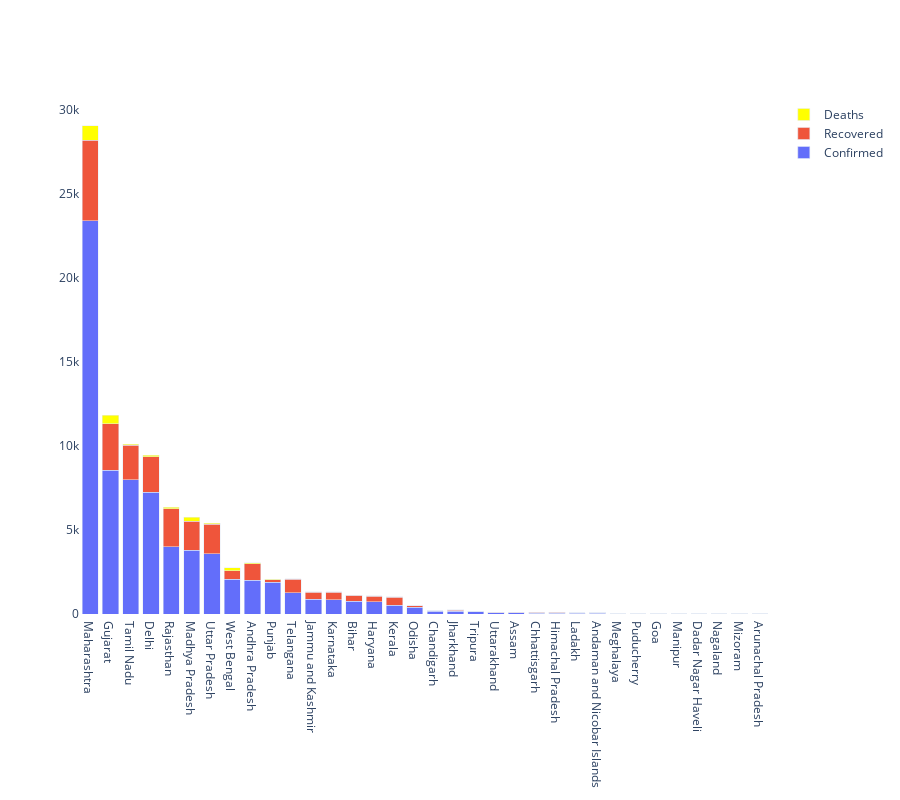

Write notebook code for a chart like this one.
### Code cell
statewise_cases = statewise_cases.sort_values(by='Confirmed',ascending=False)

fig = go.Figure( data = [ go.Bar( x= statewise_cases['State'] , y=statewise_cases['Confirmed'] , orientation='v',name='Confirmed' ), 
                 #go.Bar( y= statewise_cases['State'] , x=statewise_cases['Active'] , orientation='h',name='Active' ),
                 go.Bar( x= statewise_cases['State'] , y=statewise_cases['Recovered'] , orientation='v',name='Recovered' ),
                 go.Bar( x= statewise_cases['State'] , y=statewise_cases['Deaths'] , orientation='v',name='Deaths', marker={'color':'yellow'} ) ]         
               )

fig.update_layout(barmode='stack',width=900,height=800)
fig.update_traces(textposition='inside')
fig.update_layout(plot_bgcolor='rgb(255,255,255)')
fig.show()

### Figure 1 — Plotly figure (JSON) as saved in the notebook; plotly's stock layout.template omitted (floating-point values rounded to 4 significant figures)
{"data": [{"name": "Confirmed", "orientation": "v", "textposition": "inside", "type": "bar", "x": ["Maharashtra", "Gujarat", "Tamil Nadu", "Delhi", "Rajasthan", "Madhya Pradesh", "Uttar Pradesh", "West Bengal", "Andhra Pradesh", "Punjab", "Telangana", "Jammu and Kashmir", "Karnataka", "Bihar", "Haryana", "Kerala", "Odisha", "Chandigarh", "Jharkhand", "Tripura", "Uttarakhand", "Assam", "Chhattisgarh", "Himachal Pradesh", "Ladakh", "Andaman and Nicobar Islands", "Meghalaya", "Puducherry", "Goa", "Manipur", "Dadar Nagar Haveli", "Nagaland", "Mizoram", "Arunachal Pradesh"], "y": [23401, 8541, 8002, 7233, 3988, 3785, 3573, 2063, 2018, 1877, 1275, 879, 862, 747, 730, 519, 414, 174, 160, 152, 68, 65, 59, 59, 42, 33, 13, 12, 7, 2, 1, 1, 1, 1]}, {"name": "Recovered", "orientation": "v", "textposition": "inside", "type": "bar", "x": ["Maharashtra", "Gujarat", "Tamil Nadu", "Delhi", "Rajasthan", "Madhya Pradesh", "Uttar Pradesh", "West Bengal", "Andhra Pradesh", "Punjab", "Telangana", "Jammu and Kashmir", "Karnataka", "Bihar", "Haryana", "Kerala", "Odisha", "Chandigarh", "Jharkhand", "Tripura", "Uttarakhand", "Assam", "Chhattisgarh", "Himachal Pradesh", "Ladakh", "Andaman and Nicobar Islands", "Meghalaya", "Puducherry", "Goa", "Manipur", "Dadar Nagar Haveli", "Nagaland", "Mizoram", "Arunachal Pradesh"], "y": [4786, 2780, 2051, 2129, 2264, 1747, 1758, 499, 975, 168, 800, 427, 426, 377, 337, 489, 85, 24, 78, 2, 46, 34, 53, 39, 21, 33, 10, 6, 7, 2, 0, 0, 1, 1]}, {"marker": {"color": "yellow"}, "name": "Deaths", "orientation": "v", "textposition": "inside", "type": "bar", "x": ["Maharashtra", "Gujarat", "Tamil Nadu", "Delhi", "Rajasthan", "Madhya Pradesh", "Uttar Pradesh", "West Bengal", "Andhra Pradesh", "Punjab", "Telangana", "Jammu and Kashmir", "Karnataka", "Bihar", "Haryana", "Kerala", "Odisha", "Chandigarh", "Jharkhand", "Tripura", "Uttarakhand", "Assam", "Chhattisgarh", "Himachal Pradesh", "Ladakh", "Andaman and Nicobar Islands", "Meghalaya", "Puducherry", "Goa", "Manipur", "Dadar Nagar Haveli", "Nagaland", "Mizoram", "Arunachal Pradesh"], "y": [868, 513, 53, 73, 113, 221, 80, 190, 45, 31, 30, 10, 31, 6, 11, 4, 3, 2, 3, 0, 1, 2, 0, 2, 0, 0, 1, 0, 0, 0, 0, 0, 0, 0]}], "layout": {"barmode": "stack", "height": 800, "plot_bgcolor": "rgb(255,255,255)", "width": 900}}
